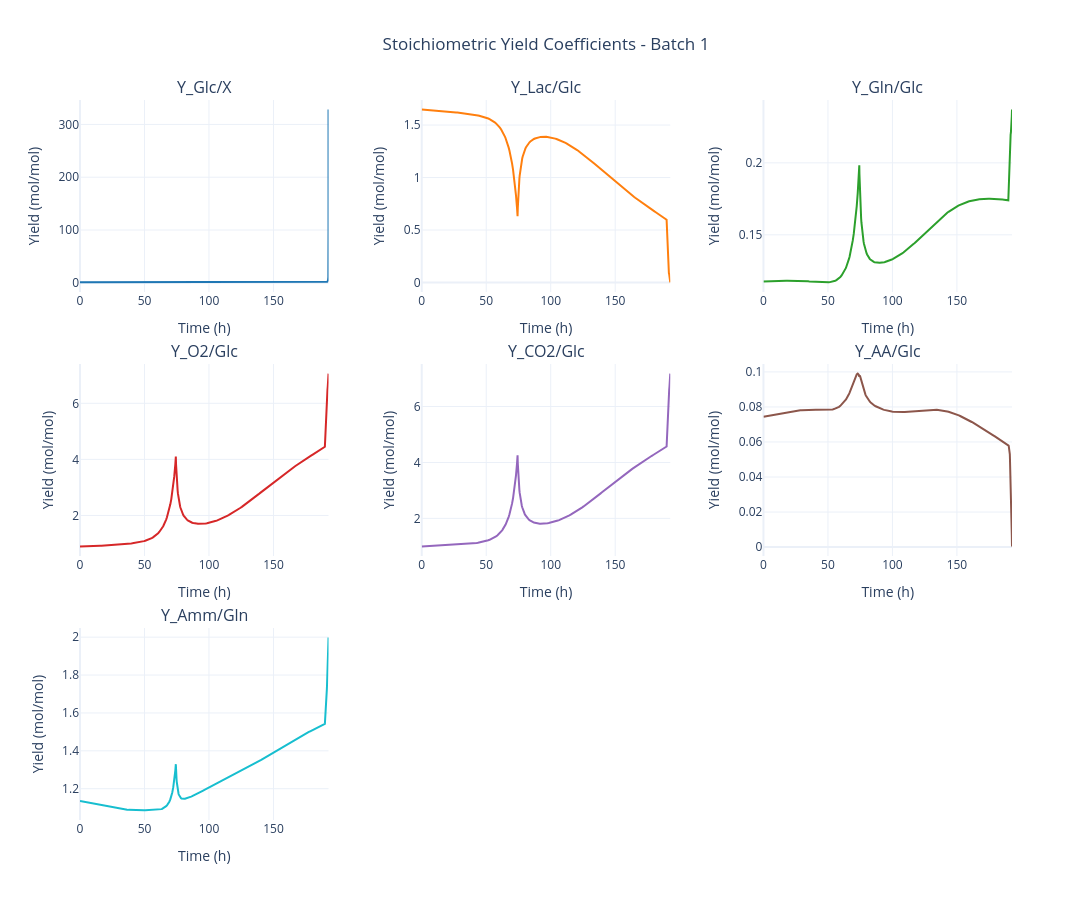

Source (notebook cell):
### Code cell
baseline_sim.data.plot_stoichiometric_yields()

### Figure 1 — Plotly figure (JSON) as saved in the notebook; plotly's stock layout.template omitted (floating-point values rounded to 4 significant figures; data arrays with more than 128 entries replaced by an {"elided": "..."} marker saying what was removed)
{"data": [{"line": {"color": "#1F77B4", "width": 2}, "mode": "lines", "name": "Y_Glc/X", "type": "scatter", "x": {"elided": "346 float values"}, "xaxis": "x", "y": {"elided": "346 float values"}, "yaxis": "y"}, {"line": {"color": "#FF7F0E", "width": 2}, "mode": "lines", "name": "Y_Lac/Glc", "type": "scatter", "x": {"elided": "346 float values"}, "xaxis": "x2", "y": {"elided": "346 float values"}, "yaxis": "y2"}, {"line": {"color": "#2CA02C", "width": 2}, "mode": "lines", "name": "Y_Gln/Glc", "type": "scatter", "x": {"elided": "346 float values"}, "xaxis": "x3", "y": {"elided": "346 float values"}, "yaxis": "y3"}, {"line": {"color": "#D62728", "width": 2}, "mode": "lines", "name": "Y_O2/Glc", "type": "scatter", "x": {"elided": "346 float values"}, "xaxis": "x4", "y": {"elided": "346 float values"}, "yaxis": "y4"}, {"line": {"color": "#9467BD", "width": 2}, "mode": "lines", "name": "Y_CO2/Glc", "type": "scatter", "x": {"elided": "346 float values"}, "xaxis": "x5", "y": {"elided": "346 float values"}, "yaxis": "y5"}, {"line": {"color": "#8C564B", "width": 2}, "mode": "lines", "name": "Y_AA/Glc", "type": "scatter", "x": {"elided": "346 float values"}, "xaxis": "x6", "y": {"elided": "346 float values"}, "yaxis": "y6"}, {"line": {"color": "#17BECF", "width": 2}, "mode": "lines", "name": "Y_Amm/Gln", "type": "scatter", "x": {"elided": "346 float values"}, "xaxis": "x7", "y": {"elided": "346 float values"}, "yaxis": "y7"}], "layout": {"annotations": [{"font": {"size": 16}, "showarrow": false, "text": "Y_Glc/X", "x": 0.1333, "xanchor": "center", "xref": "paper", "y": 1, "yanchor": "bottom", "yref": "paper"}, {"font": {"size": 16}, "showarrow": false, "text": "Y_Lac/Glc", "x": 0.5, "xanchor": "center", "xref": "paper", "y": 1, "yanchor": "bottom", "yref": "paper"}, {"font": {"size": 16}, "showarrow": false, "text": "Y_Gln/Glc", "x": 0.8667, "xanchor": "center", "xref": "paper", "y": 1, "yanchor": "bottom", "yref": "paper"}, {"font": {"size": 16}, "showarrow": false, "text": "Y_O2/Glc", "x": 0.1333, "xanchor": "center", "xref": "paper", "y": 0.6333, "yanchor": "bottom", "yref": "paper"}, {"font": {"size": 16}, "showarrow": false, "text": "Y_CO2/Glc", "x": 0.5, "xanchor": "center", "xref": "paper", "y": 0.6333, "yanchor": "bottom", "yref": "paper"}, {"font": {"size": 16}, "showarrow": false, "text": "Y_AA/Glc", "x": 0.8667, "xanchor": "center", "xref": "paper", "y": 0.6333, "yanchor": "bottom", "yref": "paper"}, {"font": {"size": 16}, "showarrow": false, "text": "Y_Amm/Gln", "x": 0.1333, "xanchor": "center", "xref": "paper", "y": 0.2667, "yanchor": "bottom", "yref": "paper"}], "height": 900, "hovermode": "x unified", "showlegend": false, "title": {"text": "Stoichiometric Yield Coefficients - Batch 1", "x": 0.5}, "width": 1300, "xaxis": {"anchor": "y", "domain": [0, 0.2667], "title": {"text": "Time (h)"}}, "xaxis2": {"anchor": "y2", "domain": [0.3667, 0.6333], "title": {"text": "Time (h)"}}, "xaxis3": {"anchor": "y3", "domain": [0.7333, 1], "title": {"text": "Time (h)"}}, "xaxis4": {"anchor": "y4", "domain": [0, 0.2667], "title": {"text": "Time (h)"}}, "xaxis5": {"anchor": "y5", "domain": [0.3667, 0.6333], "title": {"text": "Time (h)"}}, "xaxis6": {"anchor": "y6", "domain": [0.7333, 1], "title": {"text": "Time (h)"}}, "xaxis7": {"anchor": "y7", "domain": [0, 0.2667], "title": {"text": "Time (h)"}}, "xaxis8": {"anchor": "y8", "domain": [0.3667, 0.6333]}, "xaxis9": {"anchor": "y9", "domain": [0.7333, 1]}, "yaxis": {"anchor": "x", "domain": [0.7333, 1], "title": {"text": "Yield (mol/mol)"}}, "yaxis2": {"anchor": "x2", "domain": [0.7333, 1], "title": {"text": "Yield (mol/mol)"}}, "yaxis3": {"anchor": "x3", "domain": [0.7333, 1], "title": {"text": "Yield (mol/mol)"}}, "yaxis4": {"anchor": "x4", "domain": [0.3667, 0.6333], "title": {"text": "Yield (mol/mol)"}}, "yaxis5": {"anchor": "x5", "domain": [0.3667, 0.6333], "title": {"text": "Yield (mol/mol)"}}, "yaxis6": {"anchor": "x6", "domain": [0.3667, 0.6333], "title": {"text": "Yield (mol/mol)"}}, "yaxis7": {"anchor": "x7", "domain": [0, 0.2667], "title": {"text": "Yield (mol/mol)"}}, "yaxis8": {"anchor": "x8", "domain": [0, 0.2667]}, "yaxis9": {"anchor": "x9", "domain": [0, 0.2667]}}}
